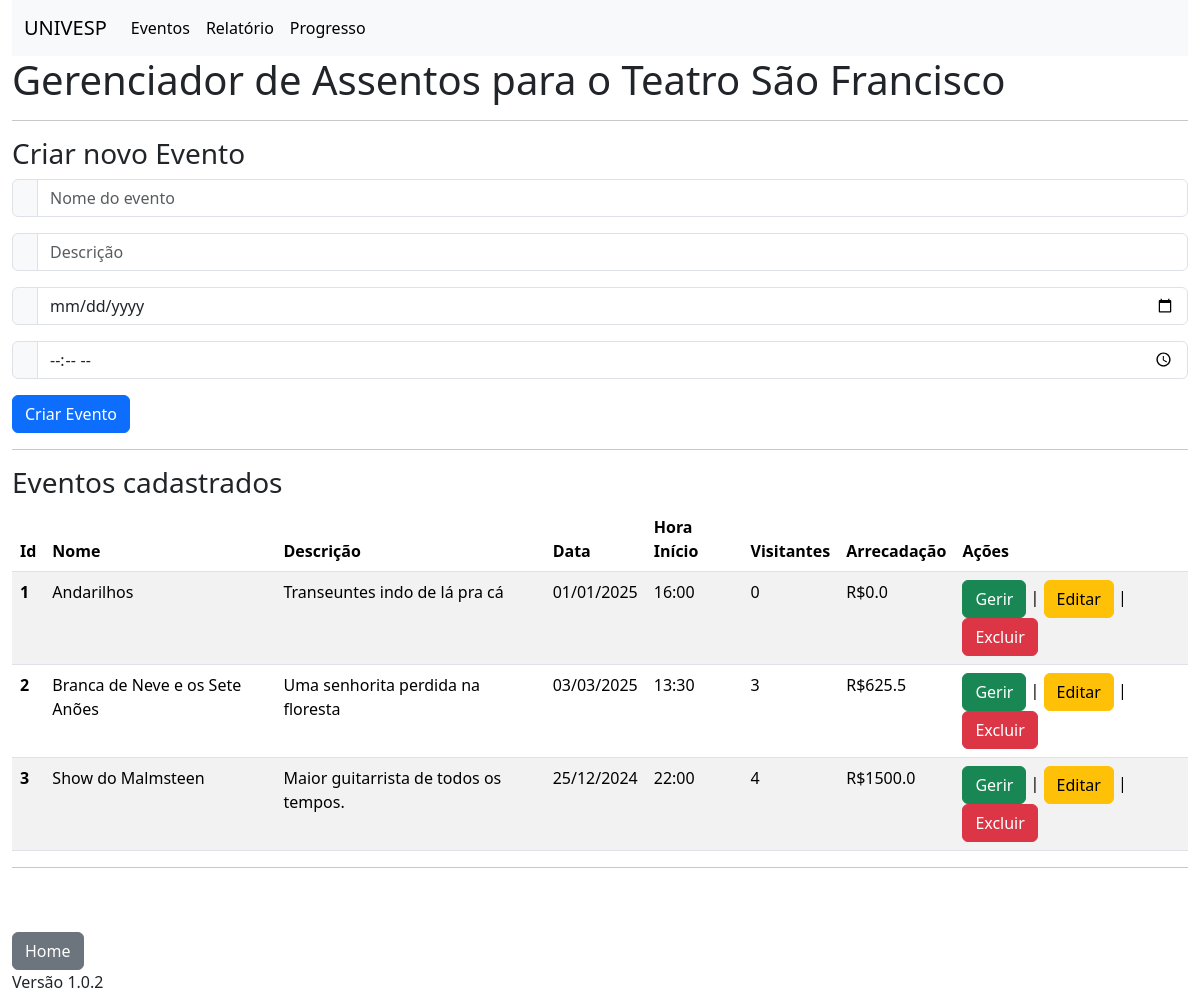
The app's page /index, older data.
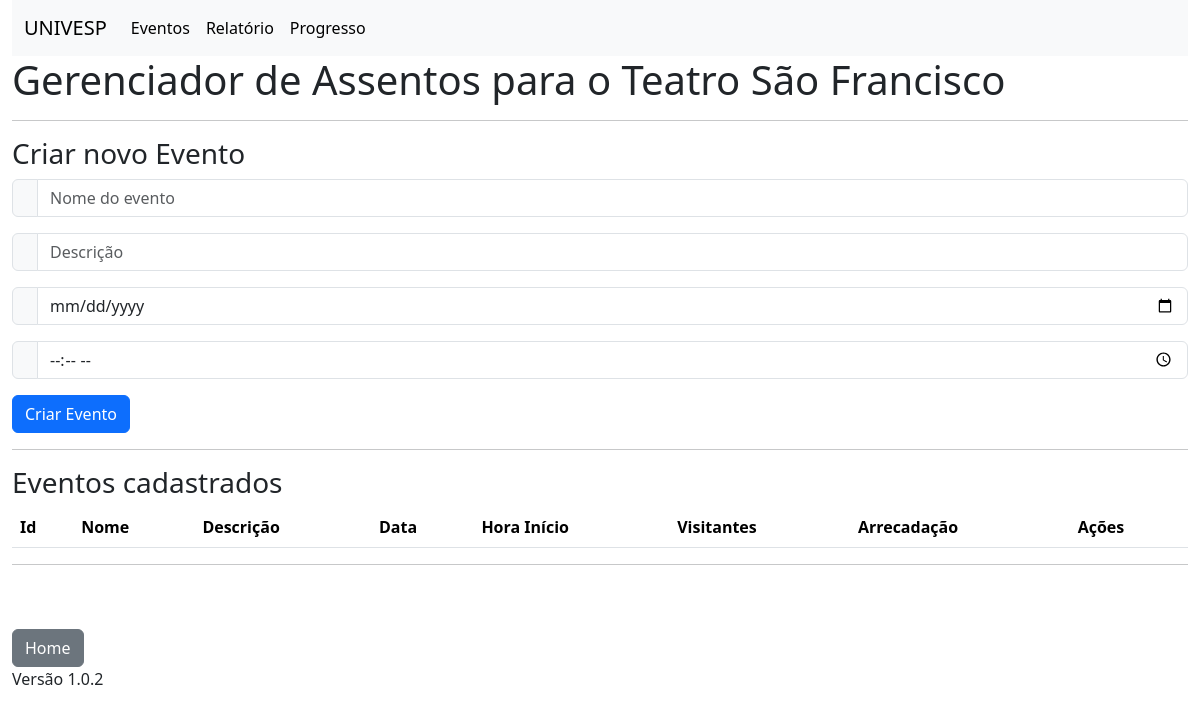
The same page, newer data.
### models.py (models this page shows, shortened)
class Evento(db.Model):
    __tablename__ = 'eventos'
    id = db.Column(db.Integer, primary_key=True)
    nome = db.Column(db.String(100))
    descricao = db.Column(db.String(256))
    data = db.Column(db.String(10))
    hora_inicio = db.Column(db.String(5))
    lotacao = db.Column(db.Integer)
    arrecadacao = db.Column(db.Float)
    assentos = db.relationship('Assento', back_populates='evento', cascade="all, delete")
    usuario_id = db.Column(db.Integer, db.ForeignKey('usuarios.id'))
    usuario = db.relationship('Usuario', back_populates='eventos')
    clientes = db.relationship('Cliente',
                               secondary=Cliente_Evento.__table__,
                               back_populates='eventos')

### routes.py (the view, shortened to what this page needs)
@app.route('/')
@app.route('/index', methods=['GET','POST'])
def index():
    eventos = Evento.query.all()
    for evento in eventos:
        lotacao = 0
        arrecadacao = 0
        for assento in evento.assentos:
            if not assento.livre:
                lotacao += 1
                arrecadacao += assento.preco
        evento.arrecadacao = arrecadacao
        evento.lotacao = lotacao
        db.session.commit()
    if request.method=='GET':
        return render_template('index.html', eventos=eventos)

### templates/index.html
{% extends 'base.html' %}
{% block conteudo %}
<h1>Gerenciador de Assentos para o Teatro São Francisco</h1>
<hr>
<h3>Criar novo Evento</h3>
<form action="/index" method="post">
  <div class="input-group mb-3">
    <span class="input-group-text" id="basic-addon1"></span>
    <input type="text" class="form-control" placeholder="Nome do evento" aria-label="Username" aria-describedby="basic-addon1" name="nome" required>
  </div>
  <div class="input-group mb-3">
    <span class="input-group-text" id="basic-addon1"></span>
    <input type="text" class="form-control" placeholder="Descrição" aria-label="Username" aria-describedby="basic-addon1" name="descricao" required>
  </div>
  <div class="input-group mb-3">
    <span class="input-group-text" id="basic-addon1"></span>
    <input type="date" class="form-control" placeholder="dd/mm/aaaa" aria-label="Username" aria-describedby="basic-addon1" name="data" required>
  </div>
  <div class="input-group mb-3">
    <span class="input-group-text" id="basic-addon1"></span>
    <input type="time" class="form-control" placeholder="hh:mm" aria-label="Username" aria-describedby="basic-addon1" name="hora" required>
  </div>
  <button type="submit" class="btn btn-primary">Criar Evento</button>
</form>
<hr>
<h3>Eventos cadastrados</h3>
<table class="table table-striped">
    <thead>
      <tr>
        <th scope="col">Id</th>
        <th scope="col">Nome</th>
        <th scope="col">Descrição</th>
        <th scope="col">Data</th>
        <th scope="col">Hora Início</th>
        <th scope="col">Visitantes</th>
        <th scope="col">Arrecadação</th>
        <th scope="col">Ações</th>
      </tr>
    </thead>
    <tbody>
      {% for e in eventos %}
      <tr>
        <th scope="row">{{e.id}}</th>
        <td>{{e.nome}}</td>
        <td>{{e.descricao}}</td>
        <td>{{e.data}}</td>
        <td>{{e.hora_inicio}}</td>
        <td>{{e.lotacao}}</td>
        <td>R${{e.arrecadacao}}</td>
        <td>
          <a class="btn btn-success" role="button" aria-disabled="true" href="/evento/{{e.id}}">Gerir</a> |
          <a class="btn btn-warning" role="button" aria-disabled="true" href="/evento_editar/{{e.id}}">Editar</a> |
          <a class="btn btn-danger" role="button" aria-disabled="true" href="/evento_apagar/{{e.id}}"
          onclick="return confirm('Deseja realmente apagar o evento {{e.nome}}?');">Excluir</a>
        </td>
      </tr>
      {% endfor %}
    </tbody>
  </table>
{% endblock %}

Row changes from the older to the newer data that the page shows:
removed Evento: id "1", nome "Andarilhos", descricao "Transeuntes indo de lá pra cá", data "01/01/2025", hora_inicio "16:00", lotacao "0", arrecadacao "0.0"
removed Evento: id "2", nome "Branca de Neve e os Sete Anões", descricao "Uma senhorita perdida na floresta", data "03/03/2025", hora_inicio "13:30", lotacao "3", arrecadacao "625.5"
removed Evento: id "3", nome "Show do Malmsteen", descricao "Maior guitarrista de todos os tempos.", data "25/12/2024", hora_inicio "22:00", lotacao "4", arrecadacao "1500.0"
